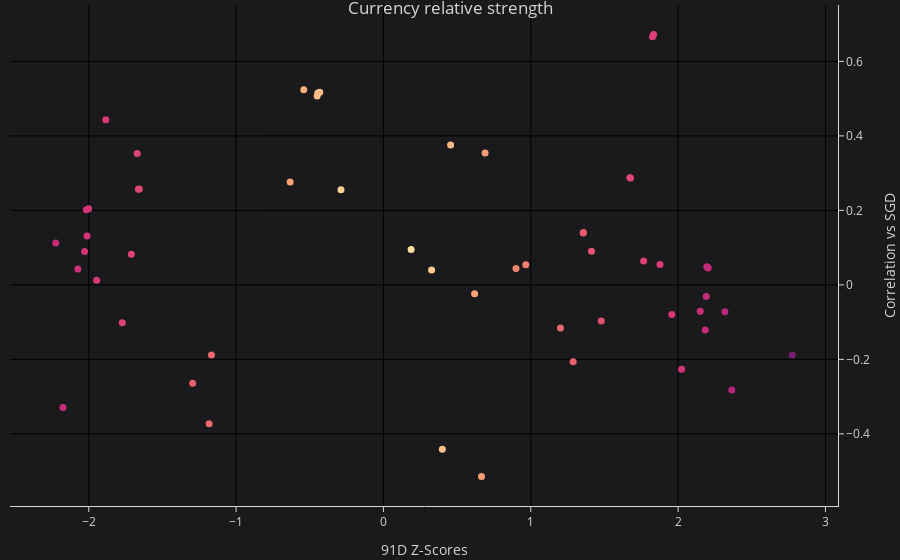

Notebook code for this chart:
### Markdown cell above
### <span style="color:#6978F7">Currency relative strength</span>

This module builds applies statistical methods to help the user determine the relative value and potential performance of given cross-FX pairs based on their deviation from the mean, and visualize the correlation with a defined base currency.

<b>fx_cross_relative_value.<span style=" color:green">get_data</span></b><i>(fx_list, base_currency)</i>
<br>The function returns a pandas dataframe containing the z-scores and correlations of the cross-currency pairs, as well as a plotly scatter plot.</br>

### Code cell
fx_list = ['SAR', 'INR', 'RUB', 'ZAR', 'TRY',
           'AED', 'BRL', 'MXN', 'CNH', 'IDR', 'MYR']
base_currency = 'SGD'

df = fx_cross_relative_value.get_data(fx_list, base_currency)

### Figure 1 — Plotly figure (JSON) as saved in the notebook; plotly's stock layout.template omitted (floating-point values rounded to 4 significant figures)
{"data": [{"marker": {"color": [1.295, 1.288, 1.412, 2.074, 2.012, 2.224, 0.6655, 1.201, 0.3997, 2.364, 2.024, 1.766, 1.478, 2.15, 0.4558, 1.183, 0.3269, 2.175, 2.184, 1.671, 1.773, 2.774, 1.877, 1.957, 2.318, 0.6898, 0.6187, 2.195, 1.167, 0.188, 1.946, 2.191, 1.884, 1.711, 0.6332, 2.029, 0.9662, 1.357, 0.4498, 2.202, 0.4322, 1.663, 1.826, 2.017, 1.673, 0.8997, 1.356, 0.5408, 2.204, 0.4455, 1.657, 1.833, 2.001, 1.677, 0.2883], "colorscale": [[0, "rgb(252, 222, 156)"], [0.1667, "rgb(250, 164, 118)"], [0.3333, "rgb(240, 116, 110)"], [0.5, "rgb(227, 79, 111)"], [0.6667, "rgb(220, 57, 119)"], [0.8333, "rgb(185, 37, 122)"], [1, "rgb(124, 29, 111)"]], "size": 7}, "mode": "markers", "text": ["RUB/IDR", "INR/IDR", "INR/RUB", "TRY/IDR", "TRY/RUB", "TRY/INR", "ZAR/IDR", "ZAR/RUB", "ZAR/INR", "ZAR/TRY", "MXN/IDR", "MXN/RUB", "MXN/INR", "MXN/TRY", "MXN/ZAR", "CNH/IDR", "CNH/RUB", "CNH/INR", "CNH/TRY", "CNH/ZAR", "CNH/MXN", "BRL/IDR", "BRL/RUB", "BRL/INR", "BRL/TRY", "BRL/ZAR", "BRL/MXN", "BRL/CNH", "MYR/IDR", "MYR/RUB", "MYR/INR", "MYR/TRY", "MYR/ZAR", "MYR/MXN", "MYR/CNH", "MYR/BRL", "SAR/IDR", "SAR/RUB", "SAR/INR", "SAR/TRY", "SAR/ZAR", "SAR/MXN", "SAR/CNH", "SAR/BRL", "SAR/MYR", "AED/IDR", "AED/RUB", "AED/INR", "AED/TRY", "AED/ZAR", "AED/MXN", "AED/CNH", "AED/BRL", "AED/MYR", "AED/SAR"], "type": "scatter", "x": [-1.295, 1.288, 1.412, -2.074, -2.012, -2.224, 0.6655, 1.201, 0.3997, 2.364, 2.024, 1.766, 1.478, 2.15, 0.4558, -1.183, 0.3269, -2.175, 2.184, -1.671, -1.773, 2.774, 1.877, 1.957, 2.318, 0.6898, 0.6187, 2.195, -1.167, 0.188, -1.946, 2.191, -1.884, -1.711, -0.6332, -2.029, 0.9662, 1.357, -0.4498, 2.202, -0.4322, -1.663, 1.826, -2.017, 1.673, 0.8997, 1.356, -0.5408, 2.204, -0.4455, -1.657, 1.833, -2.001, 1.677, -0.2883], "y": [-0.2642, -0.2064, 0.09028, 0.04273, 0.1314, 0.1124, -0.5146, -0.1158, -0.4412, -0.2822, -0.2262, 0.06432, -0.09662, -0.07094, 0.3753, -0.3726, 0.04028, -0.329, -0.1213, 0.353, -0.1015, -0.188, 0.05478, -0.07962, -0.07186, 0.354, -0.02357, 0.04847, -0.1881, 0.09488, 0.01233, -0.03127, 0.4436, 0.0822, 0.2765, 0.08987, 0.05411, 0.1406, 0.5072, 0.04695, 0.517, 0.257, 0.666, 0.2019, 0.2879, 0.04386, 0.1395, 0.524, 0.0456, 0.5154, 0.2575, 0.6724, 0.2047, 0.2867, 0.2554]}], "layout": {"autosize": true, "colorway": ["#6978F7", "#A325E9", "#96E05D", "#4A7FB9", "#E75A2D", "#FBE55A", "#8C8C8D", "#5A54F6"], "legend": {"font": {"color": "#D6D6D5"}, "orientation": "v", "x": 0.1, "xanchor": "center", "y": 1.1, "yanchor": "top"}, "margin": {"b": 5, "l": 10, "r": 10, "t": 5}, "paper_bgcolor": "#1A1A1D", "plot_bgcolor": "#1A1A1D", "title": {"font": {"color": "#D6D6D5"}, "text": "Currency relative strength", "x": 0.5, "xanchor": "center", "yanchor": "top"}, "xaxis": {"autorange": true, "color": "#D6D6D5", "gridcolor": "black", "gridwidth": 1, "linecolor": "#D6D6D5", "range": [-2.531, 3.082], "ticks": "outside", "title": {"text": "91D Z-Scores"}, "type": "linear", "zerolinecolor": "black", "zerolinewidth": 1}, "yaxis": {"autorange": true, "color": "#D6D6D5", "gridcolor": "black", "gridwidth": 1, "linecolor": "#D6D6D5", "range": [-0.6025, 0.7603], "side": "right", "ticks": "outside", "title": {"text": "Correlation vs SGD"}, "type": "linear", "zerolinecolor": "black", "zerolinewidth": 1}}}
